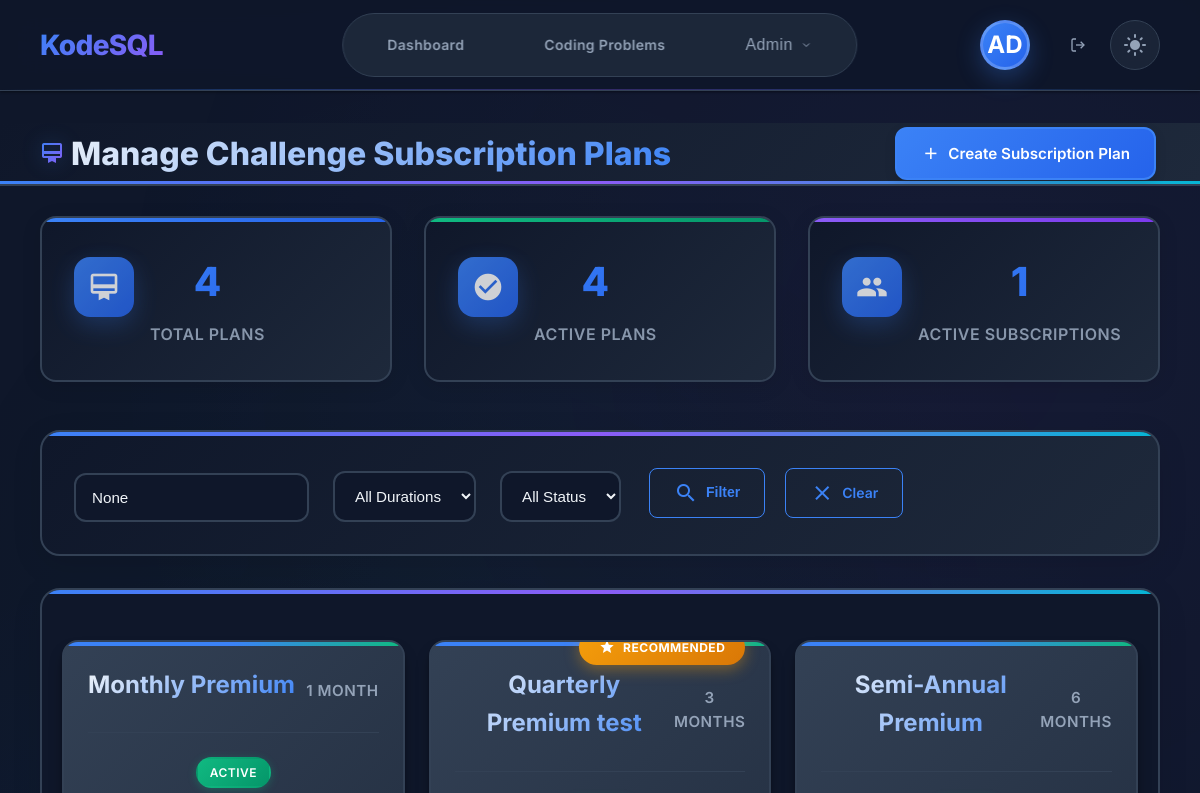
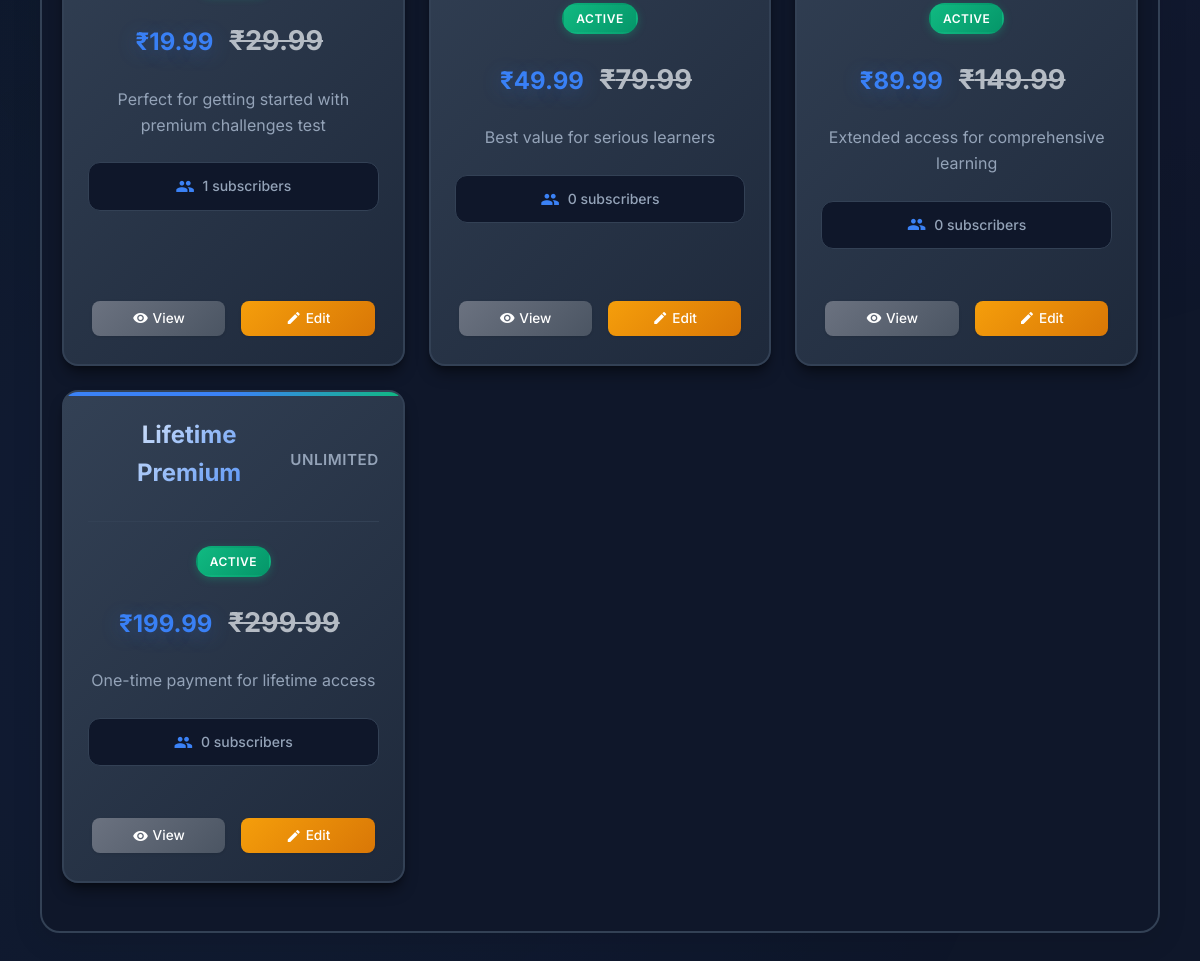
The page /challenges/admin/subscription-plans/ (signed in) on the database its author committed (2 pictures, top to bottom).
### users/models.py (models this page shows, shortened)
class User(AbstractUser):
    email = models.EmailField(unique=True)
    is_email_verified = models.BooleanField(default=False)
    created_at = models.DateTimeField(auto_now_add=True)
    updated_at = models.DateTimeField(auto_now=True)
    USERNAME_FIELD = 'email'
    REQUIRED_FIELDS = ['username']

### challenges/models.py (models this page shows, shortened)
class ChallengeSubscriptionPlan(models.Model):
    DURATION_CHOICES = [
        ('1_month', '1 Month'),
        ('2_months', '2 Months'),
        ('3_months', '3 Months'),
        ('6_months', '6 Months'),
        ('9_months', '9 Months'),
        ('12_months', '12 Months'),
        ('24_months', '24 Months'),
        ('unlimited', 'Unlimited'),
    ]
    name = models.CharField(max_length=100)
    duration = models.CharField(max_length=20, choices=DURATION_CHOICES)
    price = models.DecimalField(max_digits=10, decimal_places=2)
    original_price = models.DecimalField(max_digits=10, decimal_places=2, null=True, blank=True)
    description = models.TextField()
    features = models.JSONField(default=list, help_text="List of features for this plan")
    is_active = models.BooleanField(default=True)
    is_recommended = models.BooleanField(default=False)
    sort_order = models.IntegerField(default=0, help_text="Lower numbers appear first")
    created_at = models.DateTimeField(auto_now_add=True)
    updated_at = models.DateTimeField(auto_now=True)
    class Meta:
        ordering = ['sort_order', 'price']

### challenges/views.py (the view)
# urls.py: path('admin/subscription-plans/', views.admin_subscription_plans_list, name='admin_subscription_plans_list'),
@staff_member_required
def admin_subscription_plans_list(request):
    if not request.user.is_superuser:
        messages.error(request, 'You do not have permission to access subscription plan management.')
        return redirect('challenges:admin_challenges_list')
    plans = ChallengeSubscriptionPlan.objects.annotate(
        subscription_count=Count('subscriptions', filter=Q(subscriptions__status='active'))
    ).order_by('sort_order', 'price')
    search = request.GET.get('search')
    if search:
        plans = plans.filter(
            Q(name__icontains=search) |
            Q(description__icontains=search)
        )
    duration_filter = request.GET.get('duration')
    if duration_filter:
        plans = plans.filter(duration=duration_filter)
    is_active_filter = request.GET.get('is_active')
    if is_active_filter:
        plans = plans.filter(is_active=is_active_filter == 'true')
    paginator = Paginator(plans, 10)
    page_number = request.GET.get('page')
    page_obj = paginator.get_page(page_number)
    total_plans = ChallengeSubscriptionPlan.objects.count()
    active_plans = ChallengeSubscriptionPlan.objects.filter(is_active=True).count()
    total_subscriptions = UserChallengeSubscription.objects.filter(status='active').count()
    context = {
        'page_title': 'Manage Challenge Subscription Plans',
        'plans': page_obj,
        'total_plans': total_plans,
        'active_plans': active_plans,
        'total_subscriptions': total_subscriptions,
        'search': search,
        'duration_filter': duration_filter,
        'is_active_filter': is_active_filter,
        'duration_choices': ChallengeSubscriptionPlan.DURATION_CHOICES,
    }
    return render(request, 'challenges/admin/subscription_plans_list.html', context)

### templates/challenges/admin/subscription_plans_list.html (shortened to what this page needs)
{% extends 'admin_base.html' %}
{% load static %}
{% block extra_css %}
<link rel="stylesheet" href="{% static 'css/courses.css' %}">
<link rel="stylesheet" href="{% static 'css/admin-subscription-plans.css' %}">
{% endblock %}
{% block admin_content %}
<div class="admin-header">
    <div class="tile-wrap">
        <div class="admin-header-content" style="display: flex; justify-content: space-between; align-items: center;">
            <h1>
                <span class="material-icons">card_membership</span>
                Manage Challenge Subscription Plans
            </h1>
            <div class="admin-actions">
                <a href="{% url 'challenges:admin_subscription_plan_create' %}" class="btn btn-primary">
                    <span class="material-icons">add</span>
                    Create Subscription Plan
                </a>
            </div>
        </div>
    </div>
</div>
<div class="tile-wrap">
    <div class="admin-stats-grid">
        <div class="stat-card">
            <div class="stat-icon">
                <span class="material-icons">card_membership</span>
            </div>
            <div class="stat-content">
                <h3>{{ total_plans }}</h3>
                <p>Total Plans</p>
            </div>
        </div>
        <div class="stat-card">
            <div class="stat-icon">
                <span class="material-icons">check_circle</span>
            </div>
            <div class="stat-content">
                <h3>{{ active_plans }}</h3>
                <p>Active Plans</p>
            </div>
        </div>
        <div class="stat-card">
            <div class="stat-icon">
                <span class="material-icons">people</span>
            </div>
            <div class="stat-content">
                <h3>{{ total_subscriptions }}</h3>
                <p>Active Subscriptions</p>
            </div>
        </div>
    </div>
    <div class="admin-filters">
        <form method="get" class="filter-form">
            <div class="filter-group">
                <input type="text" name="search" value="{{ search }}" placeholder="Search plans..." class="form-control">
            </div>
            <div class="filter-group">
                <select name="duration" class="form-control">
                    <option value="">All Durations</option>
                </select>
            </div>
            <div class="filter-group">
                <select name="is_active" class="form-control">
                    <option value="">All Status</option>
                </select>
            </div>
            <div class="filter-actions">
                <button type="submit" class="btn btn-secondary">
                    <span class="material-icons">search</span>
                    Filter
                </button>
                <a href="{% url 'challenges:admin_subscription_plans_list' %}" class="btn btn-secondary">
                    <span class="material-icons">clear</span>
                    Clear
                </a>
            </div>
        </form>
    </div>
    <div class="admin-content-section">
        {% if plans %}
            <div class="plans-grid">
                {% for plan in plans %}
                    <div class="plan-card {% if not plan.is_active %}inactive{% endif %}">
                        {% if plan.is_recommended %}
                            <div class="recommended-badge">
                                <span class="material-icons">star</span>
                                Recommended
                            </div>
                        {% endif %}
                        <div class="plan-header">
                            <div class="plan-name">
                                <a href="{% url 'challenges:admin_subscription_plan_detail' plan.id %}">{{ plan.name }}</a>
                            </div>
                            <div class="plan-duration">{{ plan.get_duration_display }}</div>
                        </div>
                        <div class="plan-status">
                            {% if plan.is_active %}
                                <span class="status-badge active">Active</span>
                            {% else %}
                                <span class="status-badge inactive">Inactive</span>
                            {% endif %}
                        </div>
                        <div class="plan-content">
                            <div class="plan-pricing">
                                <div class="price">
                                    <span class="current-price">₹{{ plan.price }}</span>
                                    {% if plan.original_price and plan.original_price > plan.price %}
                                        <span class="original-price">₹{{ plan.original_price }}</span>
                                    {% endif %}
                                </div>
                            </div>
                            <div class="plan-description">
                                <p>{{ plan.description|truncatechars:100 }}{% if plan.description|length > 100 %}...{% endif %}</p>
                            </div>
                            <div class="plan-stats">
                                <span class="material-icons">people</span>
                                <span>{{ plan.subscription_count }} subscribers</span>
                            </div>
                        </div>
                        <div class="plan-actions">
                            <a href="{% url 'challenges:admin_subscription_plan_detail' plan.id %}" class="btn btn-secondary">
                                <span class="material-icons">visibility</span>
                                View
                            </a>
                            <a href="{% url 'challenges:admin_subscription_plan_edit' plan.id %}" class="btn btn-warning">
                                <span class="material-icons">edit</span>
                                Edit
                            </a>
                        </div>
                    </div>
                {% endfor %}
            </div>
        {% endif %}
    </div>
</div>
{% endblock %}

### templates/base.html (shortened to what this page needs)
{% load static %}
<!DOCTYPE html>
<html lang="en" data-theme="dark">
<head>
    <link rel="stylesheet" href="{% static 'css/base.css' %}">
    <link rel="stylesheet" href="{% static 'css/theme.css' %}">
    <link rel="stylesheet" href="{% static 'css/modern-header.css' %}">
    <link rel="stylesheet" href="{% static 'css/admin-dropdown-fix.css' %}">
    <link rel="stylesheet" href="{% static 'css/responsive.css' %}">
    {% block extra_css %}{% endblock %}
</head>
<body>
    <header class="header">
        <div class="tile-wrap">
            <a href="{% url 'core:landing_page' %}" class="logo">KodeSQL</a>
            <div class="nav-items" id="navItems">
                <a href="{% url 'core:dashboard' %}" class="nav-item">Dashboard</a>
                <a href="{% url 'challenges:challenges_list' %}" class="nav-item">Coding Problems</a>
                {% if request.user.is_staff %}
                    <div class="nav-dropdown">
                        <button class="nav-item admin-nav-btn">
                            Admin
                            <svg width="12" height="12" viewBox="0 0 24 24" fill="none" stroke="currentColor" stroke-width="2">
                                <polyline points="6 9 12 15 18 9"></polyline>
                            </svg>
                        </button>
                    </div>
                {% endif %}
            </div>
            <div class="user-menu">
                {% if request.user.is_authenticated %}
                    <a href="{% url 'users:profile' %}" class="user-avatar-link">
                        {% if request.user.profile.profile_picture %}
                            <img src="{{ request.user.profile.profile_picture.url }}" alt="Profile Picture" class="user-avatar-image">
                        {% else %}
                            <div class="user-avatar">
                                {% if request.user.first_name and request.user.last_name %}
                                    {{ request.user.first_name|first|upper }}{{ request.user.last_name|first|upper }}
                                {% elif request.user.first_name %}
                                    {{ request.user.first_name|first|upper }}{{ request.user.first_name|slice:"1:2"|upper }}
                                {% else %}
                                    {{ request.user.email|first|upper }}{{ request.user.email|slice:"1:2"|upper }}
                                {% endif %}
                            </div>
                        {% endif %}
                    </a>
                    <a href="{% url 'users:logout' %}" class="logout-btn" title="Logout">
                        <svg width="16" height="16" viewBox="0 0 24 24" fill="none" stroke="currentColor" stroke-width="2">
                            <path d="M9 21H5a2 2 0 0 1-2-2V5a2 2 0 0 1 2-2h4"/>
                            <polyline points="16 17 21 12 16 7"/>
                            <line x1="21" y1="12" x2="9" y2="12"/>
                        </svg>
                    </a>
                {% else %}
                    <div class="auth-buttons">
                        <a href="{% url 'users:login' %}" class="nav-item">Login</a>
                        <a href="{% url 'users:register' %}" class="nav-item btn-primary">Sign Up</a>
                    </div>
                {% endif %}
                <button class="theme-toggle" onclick="toggleTheme()">
                    <span class="material-icons">dark_mode</span>
                </button>
            </div>
        </div>
    </header>
    <main class="main-content">
        {% block content %}{% endblock %}
    </main>
</body>
</html>

### static/css/base.css (style rules this page uses)
* { margin: 0; padding: 0; box-sizing: border-box; }
html { font-size: 16px; scroll-behavior: smooth; height: 100%; }
body { font-family: 'Inter', -apple-system, BlinkMacSystemFont, 'Segoe UI', Roboto, sans-serif; line-height: 1.6; color: var(--text-primary); background: var(--bg-primary); transition: all 0.3s cubic-bezier(0.4, 0, 0.2, 1); min-height: 100vh; position: relative; overflow-x: hidden; }
body::before { content: ''; position: fixed; top: 0; left: 0; width: 100%; height: 100%; background: radial-gradient(circle at 20% 80%, rgba(59, 130, 246, 0.05) 0%, transparent 50%), radial-gradient(circle at 80% 20%, rgba(139, 92, 246, 0.05) 0%, transparent 50%), radial-gradient(circle at 40% 40%, rgba(16, 185, 129, 0.03) 0%, transparent 50%); pointer-events: none; z-index: -1; opacity: 0.7; }
[data-theme="dark"] body::before { background: radial-gradient(circle at 20% 80%, rgba(59, 130, 246, 0.08) 0%, transparent 50%), radial-gradient(circle at 80% 20%, rgba(139, 92, 246, 0.08) 0%, transparent 50%), radial-gradient(circle at 40% 40%, rgba(16, 185, 129, 0.05) 0%, transparent 50%); }
:root { --breakpoint-xs: 480px; --breakpoint-sm: 640px; --breakpoint-md: 768px; --breakpoint-lg: 1024px; --breakpoint-xl: 1280px; --breakpoint-2xl: 1536px; }
.tile-wrap { width: 100%; max-width: 1400px; margin: 0 auto; padding: 0 1rem; position: relative; transition: all 0.3s cubic-bezier(0.4, 0, 0.2, 1); }
@media (min-width: 480px) { .tile-wrap { padding: 0 1.5rem; } }
@media (min-width: 768px) { .tile-wrap { padding: 0 2rem; } }
@media (min-width: 1024px) { .tile-wrap { padding: 0 2.5rem; } }
.main-content { min-height: calc(100vh - 120px); position: relative; z-index: 1; background: transparent; }
.main-content { animation: fadeInUp 0.6s ease-out; }
.nav-dropdown { position: relative; }
.theme-toggle { background: none; border: none; color: var(--text-secondary); cursor: pointer; padding: 0.5rem; border-radius: 6px; transition: all 0.2s ease; }
* { transition: color 0.2s ease, background-color 0.2s ease, border-color 0.2s ease, transform 0.2s ease, box-shadow 0.2s ease, opacity 0.2s ease; }

### static/css/admin-dropdown-fix.css (style rules this page uses)
.nav-dropdown { position: relative !important; z-index: 101 !important; }

### rows shown on the page
User: user.email|first "A", user.email "D"
ChallengeSubscriptionPlan: name "Monthly Premium", duration "1 MONTH", is_active "ACTIVE", price "19.99", original_price "29.99", description "Perfect for getting started with premium challenges test", subscription_count "1"
ChallengeSubscriptionPlan: is_recommended True (drawn), name "Quarterly Premium test", duration "3 MONTHS", is_active "ACTIVE", price "49.99", original_price "79.99", description "Best value for serious learners", subscription_count "0"
ChallengeSubscriptionPlan: name "Semi-Annual Premium", duration "6 MONTHS", is_active "ACTIVE", price "89.99", original_price "149.99", description "Extended access for comprehensive learning", subscription_count "0"
ChallengeSubscriptionPlan: name "Lifetime Premium", duration "UNLIMITED", is_active "ACTIVE", price "199.99", original_price "299.99", description "One-time payment for lifetime access", subscription_count "0"

### other values the page prints
{{ total_plans }} "4"
{{ active_plans }} "4"
{{ total_subscriptions }} "1"
